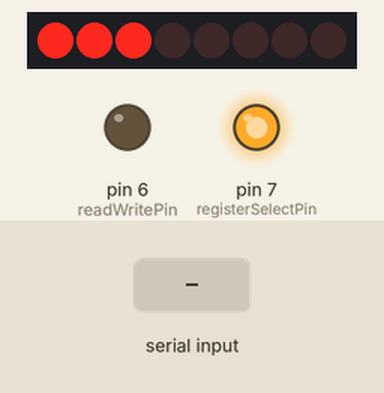
Recording of a sketch running on a simulated Arduino Uno, built with avr-gcc and run on an emulated ATmega328P. Parts: 8 shift-register outputs drawn as a row of LEDs (first output left, lit = HIGH), output pins drawn as LEDs (lit = HIGH). Wiring (inferred from the names in the program): shift register (74HC595): data pin 2; shift clock pin 4; latch pin 3. Wiring (inferred from the signals the program sends): row of LEDs: on Q0, Q1, Q2, Q3, Q4, Q5, Q6, Q7. Inputs (shaded band) come from the test bench. Pins used as bus, display or sensor lines are not drawn; what the sketch prints to the serial monitor is not drawn.

Above: at 7.7 s.
7.8 s: "<0>" received over Serial
At 9.5 s:
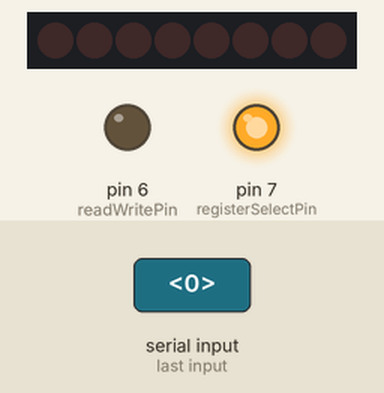
10.2 s: "<1>" received over Serial
At 12.4 s:
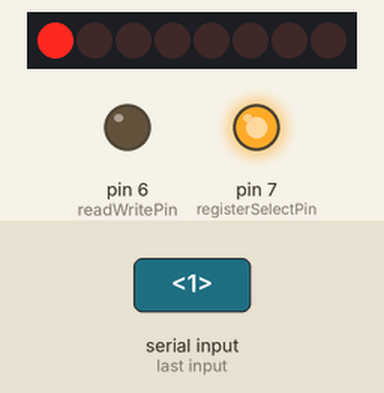
12.7 s: "<30,150>" received over Serial
At 14.4 s:
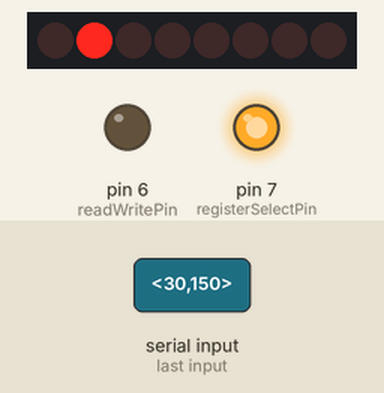
15.1 s: "<90,45>" received over Serial
At 17.5 s:
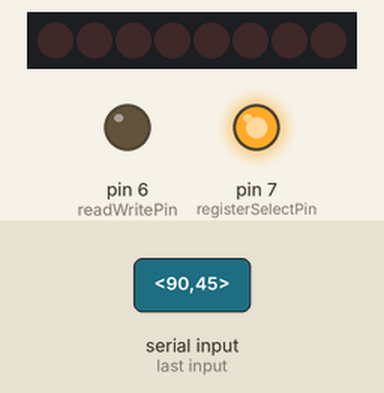
Timing chart, 0 to 18.5 s (numbered marks = the images above; inputs shaded):
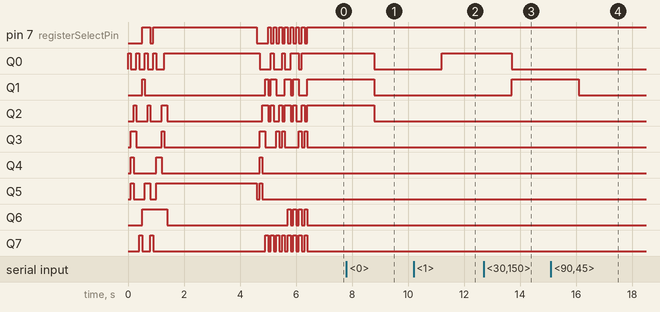

Measured:
- after the input at 7.8 s, Q0–2: HIGH → LOW after 1.0 s
- after the input at 10.2 s, Q0: LOW → HIGH after 1.0 s
- after the input at 12.7 s, Q0: HIGH → LOW after 1.0 s; Q1: LOW → HIGH after 1.0 s
- after the input at 15.1 s, Q1: HIGH → LOW after 1.0 s

The sketch:

BadAppleCharacterLCD.ino
```cpp
#define serialPin 2
#define latchPin 3
#define clckPin 4
#define enablePin 5
#define readWritePin 6
#define registerSelectPin 7

/*<10001>1<01010>2<00100>3<01010>4<10001>5<00000>6<11111>7<00000>8
  <00100>9<01010>10<10101>11<01010>12<00100>13<01010>14<10101>15<10101>16
  <00001>17<00010>18<00010>19<10100>20<10100>21<01000>22<10110>23<00000>24
  <10001>25<01010>26<01010>27<01010>28<01010>29<10001>30<10001>31<01110>32
  <00100>33<00100>34<00100>35<01010>36<10001>37<10001>38<10001>39<01110>40
  <10101>41<11011>42<10001>43<10101>44<11011>45<10101>46<10001>47<01110>48
  <00001>49<00010>50<00010>51<00001>52<00010>53<00010>54<00100>55<00000>56
  <10000>57<01000>58<01000>59<10000>60<01000>61<01000>62<00100>63<00000>64*/

char receivedByte[8];
byte received;
int loc;
unsigned long currentMillis;
unsigned long startMillis;

void setup() {
  Serial.begin(115200);
  pinMode(serialPin, OUTPUT);
  pinMode(latchPin, OUTPUT);
  pinMode(clckPin, OUTPUT);
  pinMode(enablePin, OUTPUT);
  pinMode(readWritePin, OUTPUT);
  pinMode(registerSelectPin, OUTPUT);
//    while(1){writeData(0xFF);}
  displayMsg();
  delay(3000);
  setUp();
  startMillis = millis();
  Serial.println(F("write something"));
}

void loop() {
  if (getData()) makeChar(received);
}
bool getData() {
  static bool incomingData = false;
  static bool incomingLoc = false;
  int r = Serial.read();
  r != -1? r = r:false;
  switch (r) {
    case '<': incomingData = true; received = 0; break;
    case '>': incomingData = false; incomingLoc = true; break;
    case '0':
      if (incomingData) received <<= 1;
      break;
    case '1':
      if (incomingData) {
        received <<= 1;
        received |= 1;
      }
      break;
    case -1: return false; break;
    default:  break;
  }

  if (!incomingData && incomingLoc) {
    loc = Serial.parseInt();
    incomingLoc = false;
    return true;
  }
  return false;
}

void writeInst(byte value) {
  currentMillis = millis();
  digitalWrite(readWritePin, LOW);
  digitalWrite(registerSelectPin, LOW);
  digitalWrite(latchPin, LOW);
  shiftOut(serialPin, clckPin, MSBFIRST, value);
  digitalWrite(latchPin, HIGH);
  if(currentMillis - startMillis >= 1) digitalWrite(enablePin, HIGH);
  digitalWrite(enablePin, LOW);
}

void writeData(byte value) {
  currentMillis = millis();
  digitalWrite(readWritePin, LOW);
  digitalWrite(registerSelectPin, HIGH);
  digitalWrite(latchPin, LOW);
  shiftOut(serialPin, clckPin, MSBFIRST, value );
  digitalWrite(latchPin, HIGH);
  if(currentMillis - startMillis >= 1) digitalWrite(enablePin, HIGH);
  digitalWrite(enablePin, LOW);
}
void writeInstSlow(byte value){
  digitalWrite(readWritePin, LOW);
  digitalWrite(registerSelectPin, LOW);
  digitalWrite(latchPin, LOW);
  shiftOut(serialPin, clckPin, MSBFIRST, value);
  digitalWrite(latchPin, HIGH);
  delay(100);
  digitalWrite(enablePin, HIGH);
  digitalWrite(enablePin, LOW);
}
void writeDataSlow(byte value){
  digitalWrite(readWritePin, LOW);
  digitalWrite(registerSelectPin, HIGH);
  digitalWrite(latchPin, LOW);
  shiftOut(serialPin, clckPin, MSBFIRST, value);
  digitalWrite(latchPin, HIGH);
  delay(100);
  digitalWrite(enablePin, HIGH);
  digitalWrite(enablePin, LOW);
}
void makeChar(byte pattern) {
//  Serial.println(F("")); Serial.print(F("Location: ")); Serial.println(loc);
  writeInst(0x40 + loc);
  writeData(pattern);
}
void displayMsg(){
  writeInstSlow(0x01);
  writeInstSlow(0x38);
  writeInstSlow(0x0C);

  writeInstSlow(0x01);
  writeInstSlow(0x80);
  writeDataSlow(0x42);
  writeDataSlow(0x61);
  writeDataSlow(0x64);
  writeInstSlow(0xC0);
  writeDataSlow(0x41);
  writeDataSlow(0x70);
  writeDataSlow(0x70);
  writeDataSlow(0x6C);
  writeDataSlow(0x65);
  writeDataSlow(0x21);
  writeDataSlow(0x21);
}
void setUp() {
  writeInstSlow(0x01);
  writeInstSlow(0x38);
  writeInstSlow(0x0C);

  writeInstSlow(0x86);
  writeDataSlow(0x00);

  writeInstSlow(0x87);
  writeDataSlow(0x02);

  writeInstSlow(0x88);
  writeDataSlow(0x04);

  writeInstSlow(0x89);
  writeDataSlow(0x06);

  writeInstSlow(0xC6);
  writeDataSlow(0x01);

  writeInstSlow(0xC7);
  writeDataSlow(0x03);

  writeInstSlow(0xC8);
  writeDataSlow(0x05);

  writeInstSlow(0xC9);
  writeDataSlow(0x07);

}
```
